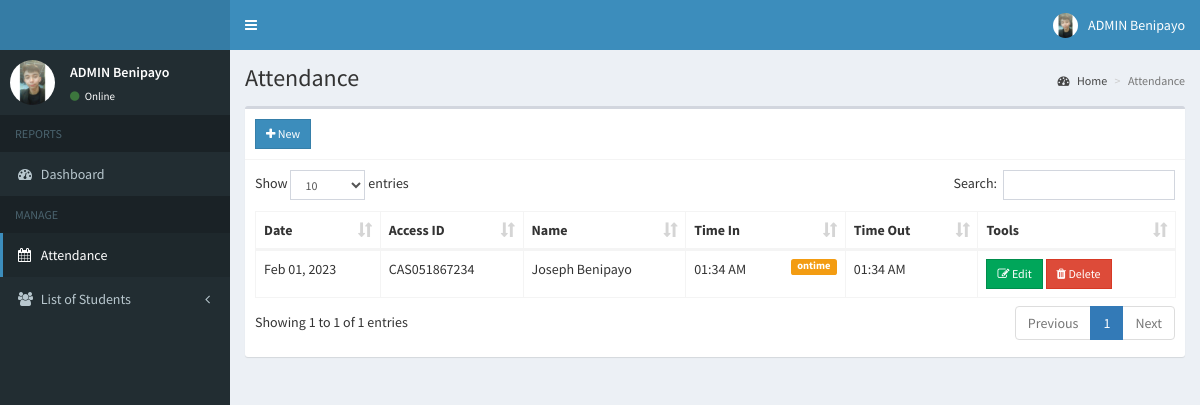
The app's page /admin/attendance.php (signed in) with its own data.
### tables this page shows
CREATE TABLE `attendance` (
  `id` int(11) NOT NULL,
  `employee_id` int(11) NOT NULL,
  `date` date NOT NULL,
  `time_in` time NOT NULL,
  `status` int(1) NOT NULL,
  `time_out` time NOT NULL,
  `num_hr` double NOT NULL
);

CREATE TABLE `employees` (
  `id` int(11) NOT NULL,
  `employee_id` varchar(15) NOT NULL,
  `firstname` varchar(50) NOT NULL,
  `lastname` varchar(50) NOT NULL,
  `address` text NOT NULL,
  `birthdate` date NOT NULL,
  `contact_info` varchar(100) NOT NULL,
  `gender` varchar(10) NOT NULL,
  `position_id` int(11) NOT NULL,
  `schedule_id` int(11) NOT NULL,
  `photo` varchar(200) NOT NULL,
  `created_on` date NOT NULL
);

### admin/includes/session.php (called while the page is built, shortened)
<?php
	include 'includes/conn.php';
	$sql = "SELECT * FROM admin WHERE id = '".$_SESSION['admin']."'";
	$query = $conn->query($sql);
	$user = $query->fetch_assoc();
?>

### admin/attendance.php (the view, shortened to what this page needs)
  <?php include 'includes/session.php'; ?>
<?php include 'includes/header.php'; ?>
<body class="hold-transition skin-blue sidebar-mini">
<div class="wrapper">
  <?php include 'includes/navbar.php'; ?>
  <?php include 'includes/menubar.php'; ?>
  <div class="content-wrapper">
    <section class="content-header">
      <h1>
        Attendance
      </h1>
      <ol class="breadcrumb">
        <li><a href="#"><i class="fa fa-dashboard"></i> Home</a></li>
        <li class="active">Attendance</li>
      </ol>
    </section>
    <section class="content">
      <div class="row">
        <div class="col-xs-12">
          <div class="box">
            <div class="box-header with-border">
              <a href="#addnew" data-toggle="modal" class="btn btn-primary btn-sm btn-flat"><i class="fa fa-plus"></i> New</a>
            </div>
            <div class="box-body">
              <table id="example1" class="table table-bordered">
                <thead>
                  <th>Date</th>
                  <th>Access ID</th>
                  <th>Name</th>
                  <th>Time In</th>
                  <th>Time Out</th>
                  <th>Tools</th>
                </thead>
                <tbody>
                  <?php
                    $sql = "SELECT *, employees.employee_id AS empid, attendance.id AS attid FROM attendance LEFT JOIN employees ON employees.id=attendance.employee_id ORDER BY attendance.date DESC, attendance.time_in DESC";
                    $query = $conn->query($sql);
                    while($row = $query->fetch_assoc()){
                      $status = ($row['status'])?'<span class="label label-warning pull-right">ontime</span>':'<span class="label label-danger pull-right">late</span>';
                      echo "
                        <tr>
                          <td class='hidden'></td>
                          <td>".date('M d, Y', strtotime($row['date']))."</td>
                          <td>".$row['empid']."</td>
                          <td>".$row['firstname'].' '.$row['lastname']."</td>
                          <td>".date('h:i A', strtotime($row['time_in'])).$status."</td>
                          <td>".date('h:i A', strtotime($row['time_out']))."</td>
                          <td>
                            <button class='btn btn-success btn-sm btn-flat edit' data-id='".$row['attid']."'><i class='fa fa-edit'></i> Edit</button>
                            <button class='btn btn-danger btn-sm btn-flat delete' data-id='".$row['attid']."'><i class='fa fa-trash'></i> Delete</button>
                          </td>
                        </tr>
                      ";
                    }
                  ?>
                </tbody>
              </table>
            </div>
          </div>
        </div>
      </div>
    </section>
  </div>
</div>
</body>
</html>

### admin/includes/navbar.php (shortened to what this page needs)
<header class="main-header">
    <a href="index2.html" class="logo">
    </a>
    <nav class="navbar navbar-static-top">
      <a href="#" class="sidebar-toggle" data-toggle="push-menu" role="button">
      </a>
      <div class="navbar-custom-menu">
        <ul class="nav navbar-nav">
          <li class="dropdown user user-menu">
            <a href="#" class="dropdown-toggle" data-toggle="dropdown">
              <img src="<?php echo (!empty($user['photo'])) ? '../images/'.$user['photo'] : '../images/profile.jpg'; ?>" class="user-image" alt="User Image">
              <span class="hidden-xs"><?php echo $user['firstname'].' '.$user['lastname']; ?></span>
            </a>
          </li>
        </ul>
      </div>
    </nav>
  </header>

### admin/includes/menubar.php (shortened to what this page needs)
<aside class="main-sidebar">
    <section class="sidebar">
      <div class="user-panel">
        <div class="pull-left image">
          <img src="<?php echo (!empty($user['photo'])) ? '../images/'.$user['photo'] : '../images/profile.jpg'; ?>" class="img-circle" alt="User Image">
        </div>
        <div class="pull-left info">
          <p><?php echo $user['firstname'].' '.$user['lastname']; ?></p>
          <a><i class="fa fa-circle text-success"></i> Online</a>
        </div>
      </div>
      <ul class="sidebar-menu" data-widget="tree">
        <li class="header">REPORTS</li>
        <li class=""><a href="home.php"><i class="fa fa-dashboard"></i> <span>Dashboard</span></a></li>
        <li class="header">MANAGE</li>
        <li><a href="attendance.php"><i class="fa fa-calendar"></i> <span>Attendance</span></a></li>
        <li class="treeview">
          <a href="#">
            <i class="fa fa-users"></i>
            <span>List of Students</span>
            <span class="pull-right-container">
              <i class="fa fa-angle-left pull-right"></i>
            </span>
          </a>
    </section>
  </aside>

### records on screen
attendance: date "Feb 01, 2023", employee.employee_id "CAS051867234", employee.firstname "Joseph", employee.lastname "Benipayo", time_in "01:34 AM", status "ontime", time_out "01:34 AM"

### other values on screen
$user['firstname'] "ADMIN"
$user['lastname'] "Benipayo"
